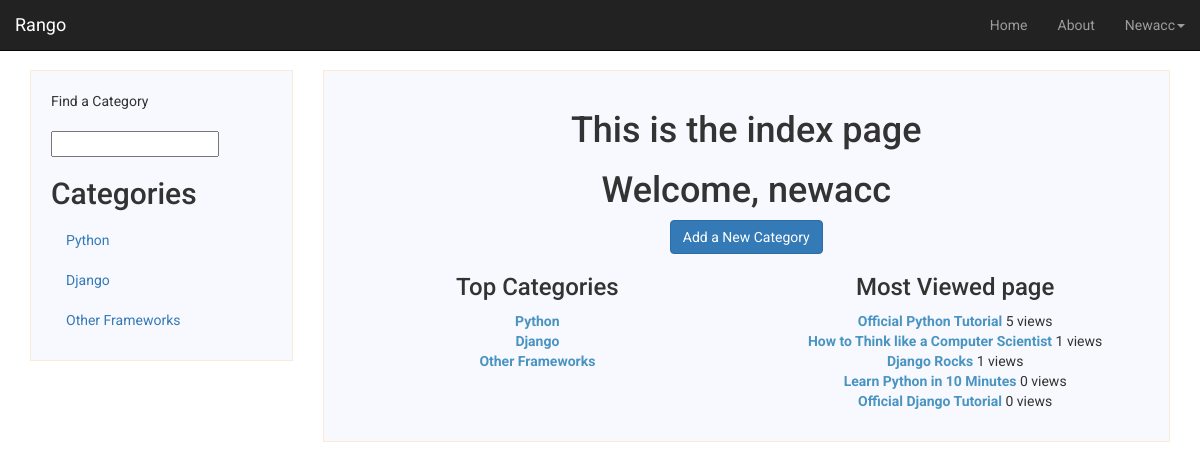
/rango/ (signed in), run on the app's committed database.
### rango/models.py (models this page shows, shortened)
class Category(models.Model):
    name = models.CharField(max_length=128, unique=True)
    likes = models.IntegerField(default=0)
    views = models.IntegerField(default=0)
    slug = models.SlugField()
    class Meta:
        verbose_name_plural = "Categories"

class Page(models.Model):
    category = models.ForeignKey(Category, on_delete=models.CASCADE)
    title = models.CharField(max_length=128)
    url = models.URLField()
    views = models.IntegerField(default=0)
    last_visit = models.DateTimeField(null=True, blank=True)
    first_visit = models.DateTimeField(null=True, blank=True)

### rango/views.py (the view)
def index(request):
    category_list   = Category.objects.all().order_by('-likes')[:5]
    most_viewed_page = Page.objects.all().order_by('-views')[:5]
    context = {
        'categories' : category_list,
        'most_viewed_page' : most_viewed_page,
    }
    visits = request.session.get('visits')
    if not visits:
        visits = 1
    reset_last_visit_time = False
    last_visit = request.session.get('last_visit')
    if (last_visit):
        last_visit_time = datetime.strptime(last_visit[:-7], "%Y-%m-%d %H:%M:%S")
        if ((datetime.now() - last_visit_time).seconds > 0):
            visits = visits + 1
            reset_last_visit_time = True
    else:
        reset_last_visit_time = True
    if reset_last_visit_time:
        request.session['last_visit'] = str(datetime.now())
        request.session['visits'] = visits
    context['visits'] = visits
    response = render(request,'rango/index.html', context)
    return response

### rango/templatetags/rango_extras.py (called while the page is built)
@register.inclusion_tag('rango/cats.html')
def get_category_list(cat=None):
    return {'cats': Category.objects.all(), 'act_cat':cat}

### templates/rango/index.html (shortened to what this page needs)
{% extends 'base.html' %}
{% load static %}
{% block sidebar %}
<div class = "col-md-3">
  <div class ="sidebar">
    <ul class="nav nav-list">
    <li class="nav-header">Find a Category</li>
    <form>
    <li><input  class="search-query span10" type="text" name="suggestion" value="" id="suggestion" /></li>
    </form>
    </ul>
    {% load rango_extras %}
    {% get_category_list %}
  </div>
</div>
{% endblock %}
{% block content %}
<div class="col-md-9">
    <div class="main">
      <div class="page-heading">
          <h1>This is the index page</h1>
      </div>
          {% if user.is_authenticated %}
          <h1>Welcome, {{ user.username }}</h1>
          <a href="{% url 'rango:add_category' %}" class="btn btn-primary">Add a New Category</a>
          {% endif %}
      <div class = "row">
          <div class = "col-md-6">
              {% if categories %}
              <h3>Top Categories</h3>
                  <ul class="category-list">
                      {% for item in categories %}
                      <li><a href="{% url 'rango:category' item.slug %}" class="link">{{ item.name }}</a></li>
                      {% endfor %}
                  </ul>
              {% endif %}
          </div>
          <div class = "col-md-6">
              {% if most_viewed_page %}
              <h3>Most Viewed page</h3>
              <ul class="page-list">
                  {% for page in most_viewed_page %}
                  <li><a href="{% url 'rango:goto' %}?page_id={{page.id}}" class="link">{{page.title}}</a> {{page.views}} views</li>
                  {% endfor %}
              </ul>
              {% endif %}
          </div>
      </div>
    </div>
</div>
{% endblock %}

### templates/base.html (shortened to what this page needs)
<!DOCTYPE html>
{% load static %}
<html lang ="en">
    <head>
        <link rel="stylesheet" href="https://maxcdn.bootstrapcdn.com/bootstrap/3.3.7/css/bootstrap.min.css">
        <link rel="stylesheet" type="text/css" href="{% static 'css/style.css' %}"/>
    </head>
    <body>
        <div class="navbar navbar-inverse navbar-fixed-top" role="navigation">
            <div class="container-fluid">
                <div class="navbar-header">
                    <a class="navbar-brand" href="/rango/">Rango</a>
                </div>
                <div class="navbar-collapse collapse">
                    <ul class="nav navbar-nav navbar-right">
                        <li><a href="{% url 'rango:index' %}" class="nav-link">Home</a></li>
                        <li><a href="{% url 'rango:about'%}">About</a></li>
                        {% if user.is_authenticated %}
                        <li class="dropdown">
                          <a href="#" class="dropdown-toggle" data-toggle="dropdown" role="button" aria-haspopup="true" aria-expanded="false">{{user}}<span class="caret"></span></a>
                        </li>
                        {% else %}
                        <li><a href="{% url 'auth_login' %}" class="nav-link">Login</a></li>
                        <li><a href="{% url 'registration_register' %}" class="nav-link">Register Here</a></li>
                        {% endif %}
                    </ul>
                </div>
            </div>
        </div>
        <div class="container">
            <div class="row">
              {% load rango_extras %}
              {% block sidebar %}
              {% endblock %}
              {% block content %}
              {% endblock %}
            </div>
        </div>
    </body>
</html>

### templates/rango/cats.html
{% if cats %}
    <ul class="nav nav-sidebar">
        <li><h2>Categories</h2></li>
    {% for c in cats %}
    {% if c == act_cat %}
    <li  class="active" >
    {% else  %}
    <li>
    {% endif %}
            <a href="{% url 'rango:category'  c.slug %}">{{ c.name }}</a></li>
    {% endfor %}
{% else %}
    <li> <strong >There are no category present.</strong></li>
    </ul>
{% endif %}

### static/css/style.css (style rules this page uses)
body { background: #fff; padding: 70px 0px 30px 0px; font-family: 'Roboto', sans-serif; }
ul { padding: 0; }
.main { text-align:center; }
.main, .sidebar { background: ghostwhite; border: 1px solid antiquewhite; padding: 20px; }
.sidebar { padding: 20px; }
.category-list, .page-list, .user-list { list-style-type: none; }
.link { color: #4994c1; font-weight: bold; transition: 0.2s ease-in-out all; }
.nav-link { color: #b7b7b7; transition: 0.2s ease-in-out all; }
.dropdown-toggle { text-transform: capitalize; }

### data on the page
Category: name "Python"
Category: name "Django"
Category: name "Other Frameworks"
Page: title "Official Python Tutorial", views "5"
Page: title "How to Think like a Computer Scientist", views "1"
Page: title "Django Rocks", views "1"
Page: title "Learn Python in 10 Minutes", views "0"
Page: title "Official Django Tutorial", views "0"

### other printed values
{{ user }} "Newacc"
{{ user.username }} "newacc"
